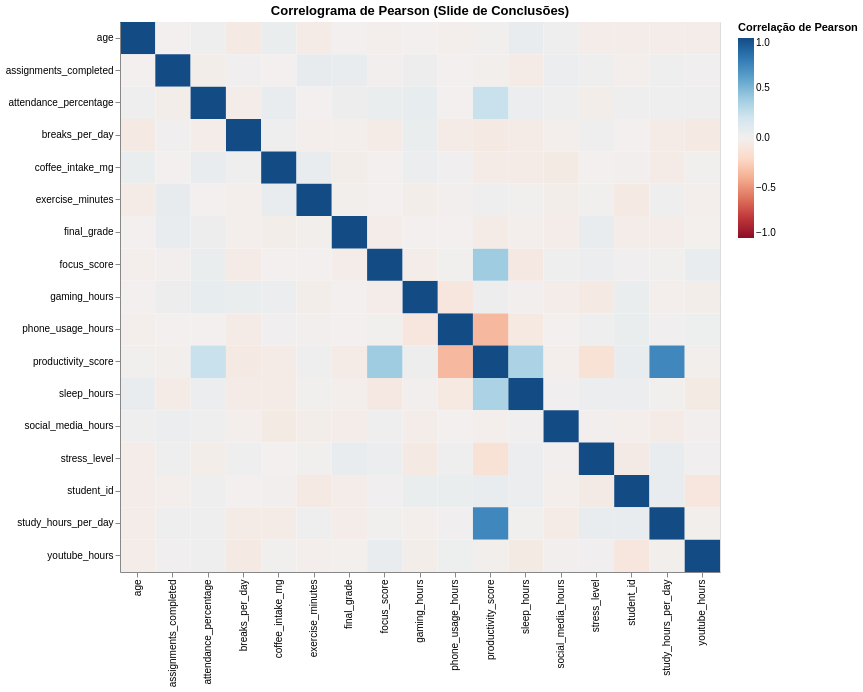

Source (notebook cell):
### Markdown cell above
# 3 Matriz de Correlação

### Code cell
import pandas as pd
import numpy as np
import altair as alt

# =====================================================================
# PREPARAÇÃO DOS DADOS: Cálculo da Matriz de Correlação
# =====================================================================

# 1. Selecionamos apenas as colunas numéricas (pois a correlação só funciona nelas)
df_numerico = df_amostra.select_dtypes(include=[np.number])

# 2. Calculamos a matriz de correlação puro (Pandas)
# .stack().reset_index() transforma a matriz 2D em um formato 'longo'
# (origem, destino, correlação) que o Altair consegue ler para fazer o heatmap.
df_correlacao = df_numerico.corr(method='pearson').stack().reset_index()
df_correlacao.columns = ['var_1', 'var_2', 'correlacao']

# =====================================================================
# CONSTRUÇÃO DO CORRELOGRAMA INTERATIVO (O Slide de Conclusões)
# =====================================================================

# O Gráfico Principal: Heatmap
# A cor representa a força e direção da correlação (azul = positivo, vermelho = negativo)
matriz_correlacao = alt.Chart(df_correlacao).mark_rect().encode(
    x=alt.X('var_1:N', title=None), # Nomes das variáveis no eixo X (Nominal)
    y=alt.Y('var_2:N', title=None), # Nomes das variáveis no eixo Y
    color=alt.Color('correlacao:Q', 
                    scale=alt.Scale(scheme='redblue', domain=[-1, 1], reverse=False),
                    title='Correlação de Pearson'),
    tooltip=[
        alt.Tooltip('var_1', title='Variável 1'),
        alt.Tooltip('var_2', title='Variável 2'),
        alt.Tooltip('correlacao', title='Índice de Correlação', format='.3f')
    ]
).properties(
    width=600,
    height=550,
    title='Correlograma de Pearson (Slide de Conclusões)'
)

# Renderiza o correlograma
matriz_correlacao

### Figure 1 — Vega-Lite specification as saved in the notebook (floating-point values rounded to 4 significant figures; data arrays with more than 128 entries replaced by an {"elided": "..."} marker saying what was removed)
{"config": {"view": {"continuousWidth": 300, "continuousHeight": 300}}, "data": {"name": "data-01fcb38c45e22dd01f317aaa55aeb51d"}, "mark": {"type": "rect"}, "encoding": {"color": {"field": "correlacao", "scale": {"domain": [-1, 1], "reverse": false, "scheme": "redblue"}, "title": "Correlação de Pearson", "type": "quantitative"}, "tooltip": [{"field": "var_1", "title": "Variável 1", "type": "nominal"}, {"field": "var_2", "title": "Variável 2", "type": "nominal"}, {"field": "correlacao", "format": ".3f", "title": "Índice de Correlação", "type": "quantitative"}], "x": {"field": "var_1", "title": null, "type": "nominal"}, "y": {"field": "var_2", "title": null, "type": "nominal"}}, "height": 550, "title": "Correlograma de Pearson (Slide de Conclusões)", "width": 600, "$schema": "https://vega.github.io/schema/vega-lite/v6.1.0.json", "datasets": {"data-01fcb38c45e22dd01f317aaa55aeb51d": {"elided": "289 records"}}}
